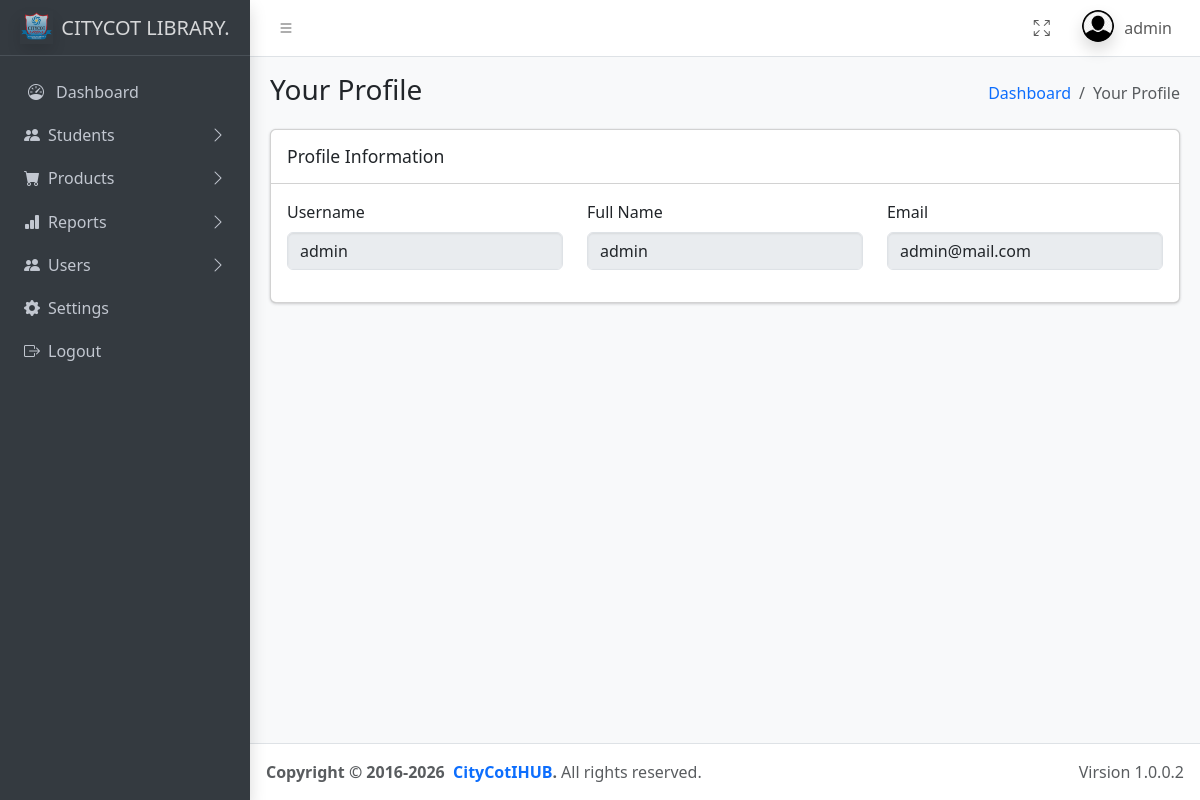
Screenshot of /admin/profile.php (signed in) with the database file from the repository.
### tables this page shows
CREATE TABLE `users` (
  `user_id` int(11) NOT NULL,
  `full_name` varchar(150) NOT NULL,
  `username` varchar(100) NOT NULL,
  `email` varchar(150) NOT NULL,
  `password` varchar(255) NOT NULL,
  `photo` varchar(255) NOT NULL,
  `role` enum('admin','staff','special member') NOT NULL,
  `created_at` timestamp NOT NULL DEFAULT current_timestamp()
);

### admin/profile.php (the view, shortened to what this page needs)
<?php
include("../includes/connection.php");
include("../includes/header.php");
$user_id = $_SESSION['user_id'];
$query = "SELECT * FROM users WHERE user_id = '$user_id'";
$result = mysqli_query($conn, $query);
if (mysqli_num_rows($result) > 0) {
    $user = mysqli_fetch_assoc($result);
} else {
    echo "User not found.";
    exit();
}
$role = $_SESSION['role'] ?? '';
if ($role === 'admin') {
    $dashboard_link = "../admin/admin_dashboard.php";
} elseif ($role === 'staff') {
    $dashboard_link = "../staff/staff_dashboard.php";
} else {
    $dashboard_link = "../auth/login.php";
}
?>
<!DOCTYPE html>
<html lang="en">
    <head>
    </head>
 <body>
<main class="app-main">
  <div class="app-content-header">
    <div class="container-fluid">
      <div class="row">
        <div class="col-sm-6"><h3 class="mb-0">Your Profile</h3></div>
        <div class="col-sm-6">
          <ol class="breadcrumb float-sm-end">
            <li class="breadcrumb-item"><a href="<?= $dashboard_link ?>">Dashboard</a></li>
            <li class="breadcrumb-item active">Your Profile</li>
          </ol>
        </div>
      </div>
    </div>
  </div>
  <div class="app-content">
    <div class="container-fluid">
      <div class="card mb-4">
        <div class="card-header">
          <h5 class="card-title">Profile Information</h5>
        </div>
        <div class="card-body">
          <div class="row">
            <div class="col-md-4 mb-3">
              <label for="username" class="form-label">Username</label>
              <input type="text" class="form-control" id="username" value=<?php echo $user["username"]?> disabled>
            </div>
            <div class="col-md-4 mb-3">
              <label for="full_name" class="form-label">Full Name</label>
              <input type="text" class="form-control" id="full_name" value= <?php echo$user["full_name"] ?> disabled>
            </div>
            <div class="col-md-4 mb-3">
              <label for="email" class="form-label">Email</label>
              <input type="email" class="form-control" id="email" value=<?php echo $user["email"] ?> disabled>
            </div>
          </div>
        </div>
      </div>
    </div>
  </div>
</main>
<?php
include '../includes/footer.php';
?>

### rows the page displays
users: username "admin", full_name "admin", email "admin@mail.com"

### other values shown
$_SESSION['username'] "admin"
